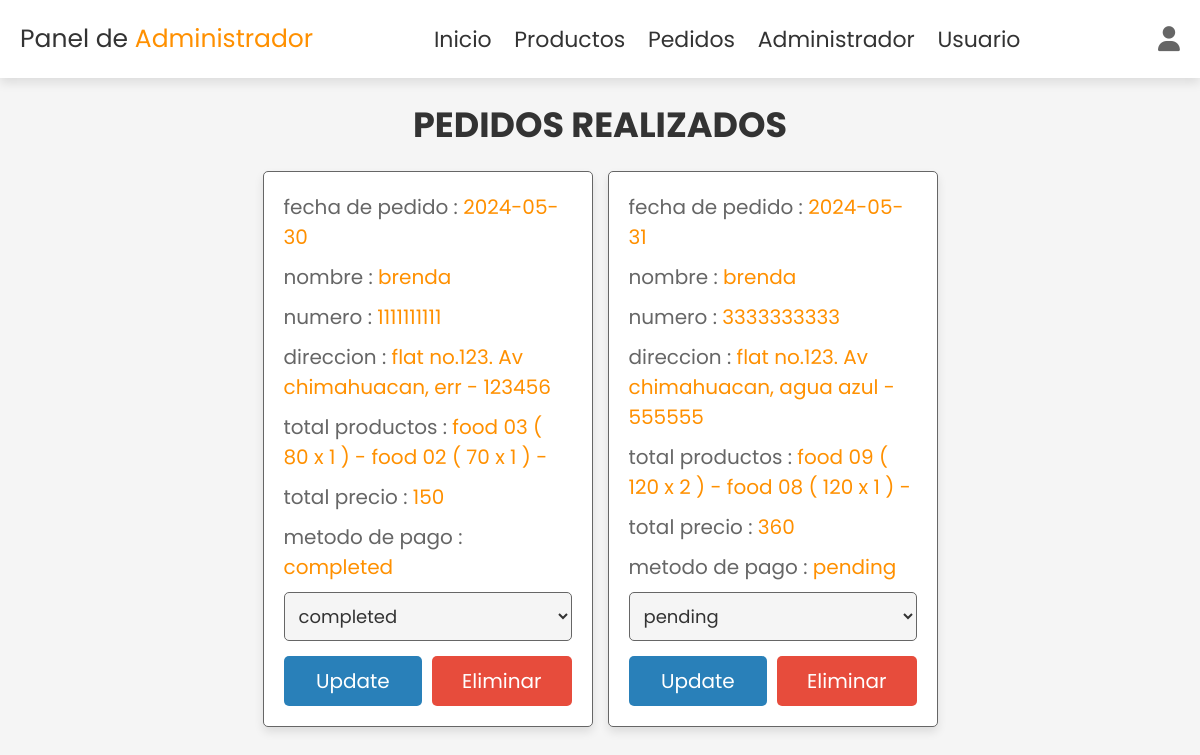
The app's page /admin_orders.php (signed in) with its own data.
### tables this page shows
CREATE TABLE IF NOT EXISTS `pedidos` (
  `id` int(11) NOT NULL AUTO_INCREMENT,
  `usuario_id` int(11) NOT NULL,
  `nombre` varchar(100) NOT NULL,
  `numero` varchar(12) NOT NULL,
  `metodo` varchar(50) NOT NULL,
  `direccion` varchar(500) NOT NULL,
  `total_productos` varchar(100) NOT NULL,
  `total_precio` int(11) NOT NULL,
  `fecha_pedido` date NOT NULL,
  `estado_pago` varchar(20) NOT NULL,
  PRIMARY KEY (`id`)
);

### admin_orders.php (the view, shortened to what this page needs)
<?php
include 'conexion.php';
?>
<!DOCTYPE html>
<html lang="es">
<head>
      <link rel="stylesheet" href="https://cdnjs.cloudflare.com/ajax/libs/font-awesome/6.1.1/css/all.min.css">
   <link rel="stylesheet" href="css/admin_style.css">
</head>
<body>
<?php include 'admin_header.php' ?>
<section class="orders">
<h1 class="heading">pedidos realizados</h1>
<div class="box-container">
<?php
   $select_orders = $conn->prepare("SELECT * FROM `pedidos`");
   $select_orders->execute();
   if($select_orders->rowCount() > 0){
      while($fetch_orders = $select_orders->fetch(PDO::FETCH_ASSOC)){
?>
   <div class="box">
      <p> fecha de pedido : <span><?= $fetch_orders['fecha_pedido']; ?></span> </p>
      <p> nombre : <span><?= $fetch_orders['nombre']; ?></span> </p>
      <p> numero : <span><?= $fetch_orders['numero']; ?></span> </p>
      <p> direccion : <span><?= $fetch_orders['direccion']; ?></span> </p>
      <p> total productos : <span><?= $fetch_orders['total_productos']; ?></span> </p>
      <p> total precio : <span><?= $fetch_orders['total_precio']; ?></span> </p>
      <p> metodo de pago : <span><?= $fetch_orders['estado_pago']; ?></span> </p>
      <form action="" method="post">
         <select name="payment_status" class="select">
            <option selected disabled><?= $fetch_orders['estado_pago']; ?></option>
         </select>
        <div class="flex-btn">
         <input type="submit" value="update" class="option-btn" name="update_payment">
         <a href="admin_orders.php?delete=<?= $fetch_orders['id']; ?>" class="delete-btn" onclick="return confirm('¿eliminar este pedido?');">eliminar</a>
        </div>
      </form>
   </div>
   <?php
         }
      }else{
         echo '<p class="empty">¡Aún no se han realizado pedidos!</p>';
      }
   ?>
</div>
</section>
</body>
</html>

### css/admin_style.css (style rules this page uses)
:root { --main-color: #ff9000; --light-main: #ffa533; --red: #e74c3c; --orange: #2980b9; --black: #333; --white: #fff; --light-bg: #f5f5f5; --light-color: #666; --border: 0.1rem solid var(--light-color); --box-shadow: 0 0.5rem 1rem rgba(0, 0, 0, 0.1); }
* { font-family: "Poppins", sans-serif; margin: 0; padding: 0; box-sizing: border-box; outline: none; border: none; text-decoration: none; transition: 0.2s linear; }
html { font-size: 62.5%; overflow-x: hidden; scroll-behavior: smooth; scroll-padding-top: 5rem; }
body { background: var(--light-bg); }
section { padding: 2rem; margin: 0 auto; max-width: 1200px; }
.heading { text-align: center; margin-bottom: 2rem; font-size: 3.5rem; color: var(--black); text-transform: uppercase; }
.delete-btn, .option-btn, .btn { display: block; width: 100%; margin-top: 1rem; border-radius: 0.5rem; padding: 1rem 3rem; font-size: 2rem; color: var(--white); cursor: pointer; text-transform: capitalize; text-align: center; }
.delete-btn { background-color: var(--red); }
.option-btn { background-color: var(--orange); }
.flex-btn { display: flex; gap: 1rem; }
.orders .box-container { display: grid; grid-template-columns: repeat(auto-fit, 33rem); gap: 1.5rem; align-items: flex-start; justify-content: center; }
.orders .box-container .box { padding: 2rem; padding-top: 1rem; border-radius: 0.5rem; border: var(--border); background-color: var(--white); box-shadow: var(--box-shadow); }
.orders .box-container .box p { line-height: 1.5; font-size: 2rem; color: var(--light-color); margin: 1rem 0; }
.orders .box-container .box p span { color: var(--main-color); }
.orders .box-container .select { margin-bottom: 0.5rem; width: 100%; background-color: var(--light-bg); padding: 1rem; font-size: 1.8rem; color: var(--black); border-radius: 0.5rem; border: var(--border); }

### records on screen
pedidos: fecha_pedido "2024-05-30", nombre "brenda", numero "1111111111", direccion "flat no.123. Av chimahuacan, err - 123456", total_productos "food 03 ( 80 x 1 ) - food 02 ( 70 x 1 ) -", total_precio "150", estado_pago "completed", payment_status "completed"
pedidos: fecha_pedido "2024-05-31", nombre "brenda", numero "3333333333", direccion "flat no.123. Av chimahuacan, agua azul - 555555", total_productos "food 09 ( 120 x 2 ) - food 08 ( 120 x 1 ) -", total_precio "360", estado_pago "pending", payment_status "pending"
